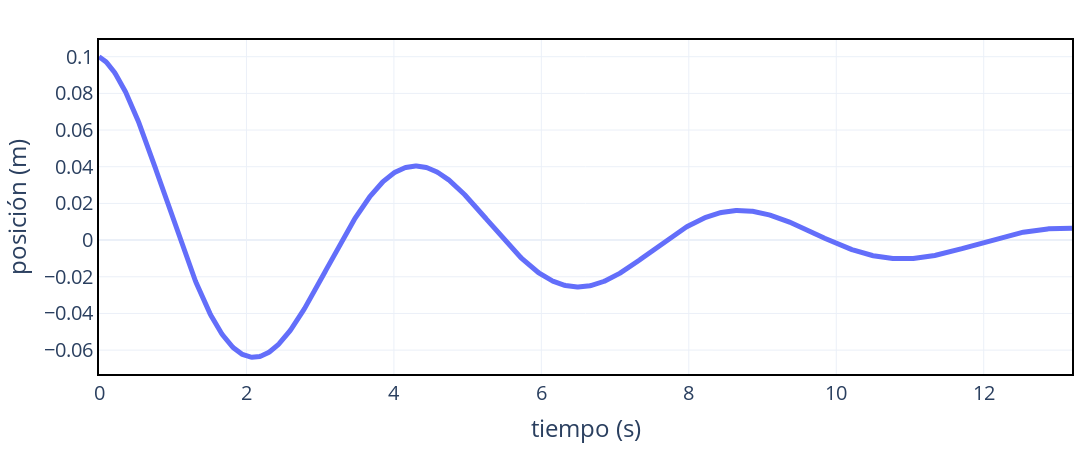

This figure's notebook cell:
### Code cell
y_0 = 0.1
t = np.linspace(0, 3 * period, 1000)
y = dh.underdamped_position(alpha, t, y_0, 0, Omega)

show_with_estetica(t, y, "tiempo (s)", "posición (m)")

### Figure 1 — Plotly figure (JSON) as saved in the notebook; plotly's stock layout.template omitted (floating-point values rounded to 4 significant figures; data arrays with more than 128 entries replaced by an {"elided": "..."} marker saying what was removed)
{"data": [{"line": {"width": 5}, "mode": "lines", "type": "scatter", "x": {"elided": "1000 float values"}, "y": {"elided": "1000 float values"}}], "layout": {"autosize": false, "font": {"size": 20}, "height": 450, "legend": {"bgcolor": "rgba(255,255,255,0.8)", "font": {"size": 18}, "orientation": "v", "x": 1, "xanchor": "right", "y": 0.99, "yanchor": "top"}, "margin": {"b": 20, "l": 20, "r": 20, "t": 40}, "plot_bgcolor": "white", "title": {"font": {"size": 20}, "text": ""}, "width": 1100, "xaxis": {"linecolor": "black", "linewidth": 2, "mirror": true, "showgrid": true, "showline": true, "title": {"text": "tiempo (s)"}}, "yaxis": {"linecolor": "black", "linewidth": 2, "mirror": true, "showgrid": true, "showline": true, "title": {"text": "posición (m)"}}}}
